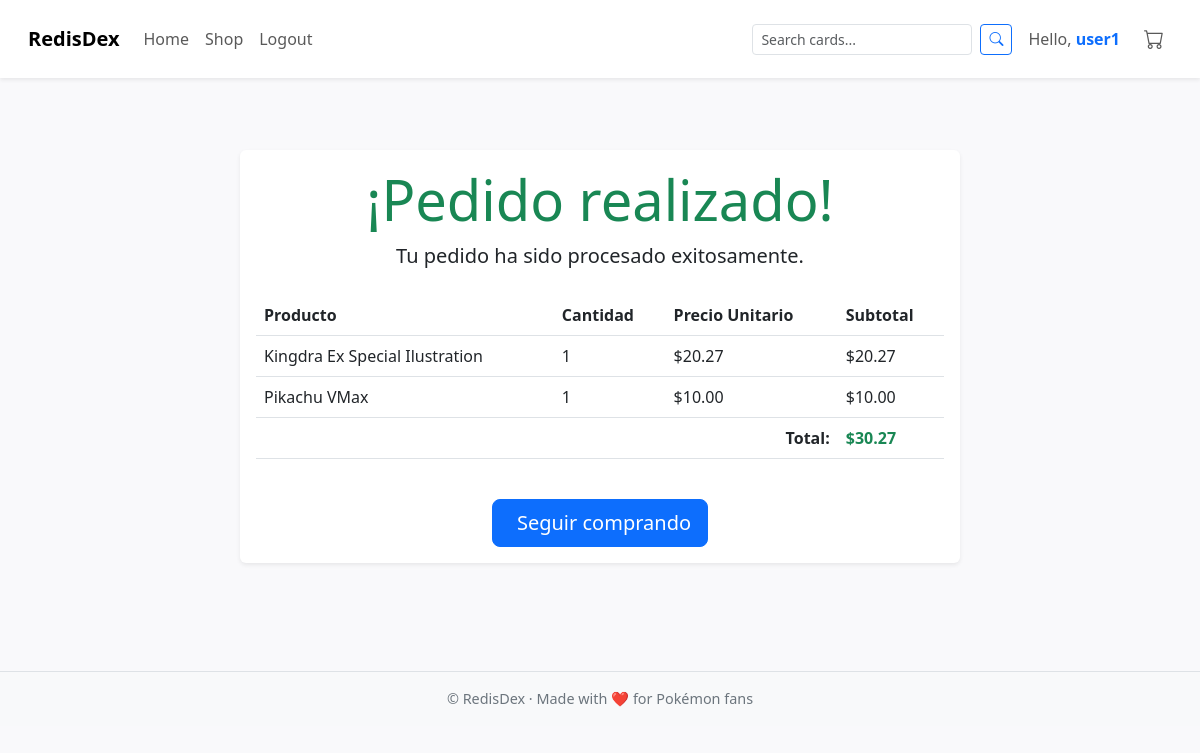
Page /order/2/confirmation/ (signed in) on the committed database.
### store/models.py (models this page shows, shortened)
class OrderItem(models.Model):
    order = models.ForeignKey(Order, related_name='items', on_delete=models.CASCADE)
    name = models.CharField(max_length=100)
    quantity = models.PositiveIntegerField()
    price = models.DecimalField(max_digits=6, decimal_places=2)
    subtotal = models.DecimalField(max_digits=8, decimal_places=2)

class Order(models.Model):
    user = models.ForeignKey(User, on_delete=models.CASCADE)
    created_at = models.DateTimeField(auto_now_add=True)
    total = models.DecimalField(max_digits=8, decimal_places=2)

### store/views.py (the view)
# urls.py: path('order/<int:order_id>/confirmation/', order_confirmation, name='order_confirmation'),
@login_required
def order_confirmation(request, order_id):
    order = get_object_or_404(Order, id=order_id, user=request.user)
    items = OrderItem.objects.filter(order=order)
    return render(request, 'store/order_confirmation.html', {
        'order': order,
        'items': items
    })

### templates/store/order_confirmation.html (shortened to what this page needs)
{% extends 'base.html' %}
{% block content %}
<div class="container py-5">
    <div class="row justify-content-center">
        <div class="col-md-8">
            <div class="card shadow-sm border-0">
                <div class="card-body">
                    <div class="text-center mb-4">
                        <h1 class="display-4 text-success">¡Pedido realizado!</h1>
                        <p class="lead">Tu pedido ha sido procesado exitosamente.</p>
                    </div>
                    <div class="table-responsive mb-4">
                        <table class="table table-hover">
                            <thead>
                                <tr>
                                    <th>Producto</th>
                                    <th>Cantidad</th>
                                    <th>Precio Unitario</th>
                                    <th>Subtotal</th>
                                </tr>
                            </thead>
                            <tbody>
                                {% for item in items %}
                                <tr>
                                    <td>{{ item.name }}</td>
                                    <td>{{ item.quantity }}</td>
                                    <td>${{ item.price }}</td>
                                    <td>${{ item.subtotal }}</td>
                                </tr>
                                {% endfor %}
                            </tbody>
                            <tfoot>
                                <tr>
                                    <td colspan="3" class="text-end fw-bold">Total:</td>
                                    <td class="text-success fw-bold">${{ order.total }}</td>
                                </tr>
                            </tfoot>
                        </table>
                    </div>
                    <div class="text-center">
                        <a href="{% url 'shop' %}" class="btn btn-primary btn-lg">
                            Seguir comprando
                        </a>
                    </div>
                </div>
            </div>
        </div>
    </div>
</div>
{% endblock %}

### templates/base.html (shortened to what this page needs)
{% load static %}
<!DOCTYPE html>
<html lang="en">
<head>
    <link rel="stylesheet" href="https://cdn.jsdelivr.net/npm/bootstrap@5.3.0/dist/css/bootstrap.min.css">
    <link href="https://cdn.jsdelivr.net/npm/bootstrap-icons/font/bootstrap-icons.css" rel="stylesheet">
</head>
<body>
<nav class="navbar navbar-expand-lg navbar-light bg-white p-3 shadow-sm">
    <div class="container-fluid">
        <a class="navbar-brand fw-bold" href="{% url 'home' %}">RedisDex</a>
        <div class="collapse navbar-collapse" id="navbarNav">
            <ul class="navbar-nav me-auto">
                <li class="nav-item"><a class="nav-link" href="{% url 'home' %}">Home</a></li>
                {% if user.is_authenticated %}
                    <li class="nav-item"><a class="nav-link" href="{% url 'shop' %}">Shop</a></li>
                    <li class="nav-item"><a class="nav-link" href="{% url 'logout' %}">Logout</a></li>
                {% else %}
                    <li class="nav-item"><a class="nav-link" href="{% url 'login' %}">Login</a></li>
                    <li class="nav-item"><a class="nav-link" href="{% url 'register' %}">Register</a></li>
                {% endif %}
            </ul>
            <form method="get" action="{% url 'shop' %}" class="d-flex me-3" role="search">
                <input class="form-control form-control-sm me-2" type="search" name="q" placeholder="Search cards..." aria-label="Search" value="{{ request.GET.q }}">
                <button class="btn btn-outline-primary btn-sm" type="submit"><i class="bi bi-search"></i></button>
            </form>
            {% if user.is_authenticated %}
            <ul class="navbar-nav">
                <li class="nav-item d-flex align-items-center">
                    <span class="navbar-text me-3">
                        Hello, <a href="{% url 'profile' %}" class="fw-semibold text-primary text-decoration-none">{{ user.username }}</a>
                    </span>
                    <a class="nav-link" href="{% url 'cart' %}">
                        <i class="bi bi-cart fs-5"></i>
                    </a>
                </li>
            </ul>
            {% endif %}
        </div>
    </div>
</nav>
<div class="container mt-4">
    {% block content %}{% endblock %}
</div>
<footer>
    <div class="container">
        &copy; {{ now.year }} RedisDex · Made with ❤️ for Pokémon fans
    </div>
</footer>
</body>
</html>

### templates/base.html (style rules this page uses)
body { background-color: #f9f9fb; }
.navbar-nav .nav-link { transition: all 0.2s; }
footer { background-color: #f8f9fa; padding: 1rem 0; margin-top: 60px; border-top: 1px solid #dee2e6; text-align: center; font-size: 0.9rem; color: #6c757d; }

### rows in the picture
OrderItem: name "Kingdra Ex Special Ilustration", quantity "1", price "20.27", subtotal "20.27"
OrderItem: name "Pikachu VMax", quantity "1", price "10.00", subtotal "10.00"
Order: total "30.27"

### other values in the picture
{{ user.username }} "user1"
